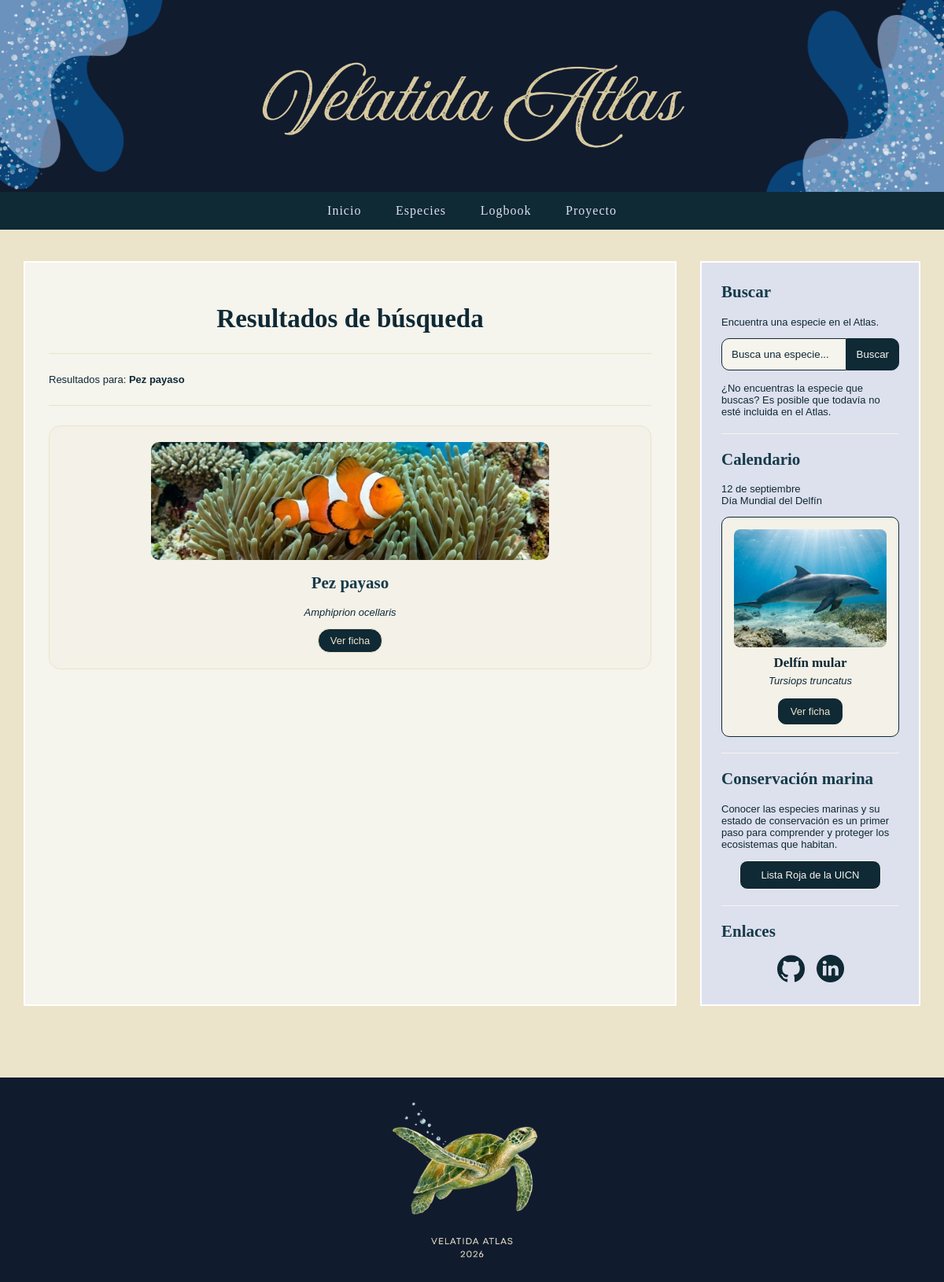
The app's page /busqueda.php?busqueda=Pez payaso with its own data.
### tables this page shows
CREATE TABLE Especies (
	id_especie VARCHAR(20) PRIMARY KEY,
	nombre_comun VARCHAR(100) NOT NULL,
	nombre_cientifico VARCHAR(100) NOT NULL,
	grupo VARCHAR(50) NOT NULL,
	familia VARCHAR(50),
	descripcion VARCHAR(200),
	tamano_min_cm INT,
	tamano_max_cm INT,
	dieta VARCHAR(50),
	venenoso BOOLEAN,
	habitat VARCHAR(100),
	zona_geografica VARCHAR(100),
	profundidad_min_m INT,
	profundidad_max_m INT,
	estado_conservacion VARCHAR(30),
	imagen_url VARCHAR(255)
);

### Web/busqueda.php (the view, shortened to what this page needs)
<?php
require_once 'includes/conexion.php';
$busqueda = $_GET['busqueda'] ?? '';
$busqueda = trim($busqueda);
if ($busqueda !== '') {
    $busqueda_sql = "%" . $busqueda . "%";
    $sql = "SELECT *
            FROM Especies
            WHERE nombre_comun LIKE ?
               OR nombre_cientifico LIKE ?
            ORDER BY nombre_comun";
    $stmt = $conexion->prepare($sql);
    $stmt->bind_param(
        "ss",
        $busqueda_sql,
        $busqueda_sql
    );
    $stmt->execute();
    $resultado = $stmt->get_result();
} else {
    $resultado = null;
}
?>
<!DOCTYPE html>
<html lang="es">
<head>
    <link rel="stylesheet" href="css/style.css">
</head>
<body>
    <header>
        <img src="images/banner-header.png" alt="Banner header">
    </header>
    <nav>
        <a href="index.php">Inicio</a>
        <a href="especies.php">Especies</a>
        <a href="logbook/logbook.php">Logbook</a>
        <a href="proyecto.php">Proyecto</a>
    </nav>
    <div class="contenedor">
        <main>
        <h1>Resultados de búsqueda</h1>
        <hr
            <?php if ($busqueda === '') { ?>
                <p>
                    Escribe el nombre de una especie para realizar una búsqueda.
                </p>
            <?php } else { ?>
                <p>
                    Resultados para:
                    <strong><?php echo htmlspecialchars($busqueda); ?></strong>
                <hr>
                <?php if ($resultado->num_rows === 0) { ?>
                    <p>
                        No se han encontrado especies que coincidan con tu búsqueda.
                    </p>
                <?php } else { ?>
                    <section class="resultados-busqueda">
                        <?php while ($especie = $resultado->fetch_assoc()) { ?>
                            <article class="tarjeta-especie">
                                <?php if (!empty($especie['imagen_url'])) { ?>
                                    <img
                                        src="<?php echo htmlspecialchars($especie['imagen_url']); ?>"
                                        alt="<?php echo htmlspecialchars($especie['nombre_comun']); ?>"
                                    >
                                <?php } ?>
                                <h2>
                                    <?php echo htmlspecialchars($especie['nombre_comun']); ?>
                                </h2>
                                <p>
                                    <em>
                                        <?php echo htmlspecialchars($especie['nombre_cientifico']); ?>
                                    </em>
                                </p>
                                <a
                                    class="boton-ver-ficha"
                                    href="ficha.php?id=<?php echo htmlspecialchars($especie['id_especie']); ?>"
                                >
                                    Ver ficha
                                </a>
                            </article>
                        <?php } ?>
                    </section>
                <?php } ?>
            <?php } ?>
        </main>
        <?php include 'includes/sidebar.php'; ?>
    </div>
    <hr>
    <footer>
        <img src="images/banner-footer.png" alt="Banner footer">
    </footer>
</body>
</html>

### Web/includes/sidebar.php (shortened to what this page needs)
<?php
require_once __DIR__ . '/conexion.php';
$ruta = '';
$sql_destacada = "SELECT id_especie, nombre_comun, nombre_cientifico, imagen_url
                  FROM Especies
                  WHERE id_especie = '0000005'";
$resultado_destacada = $conexion->query($sql_destacada);
$especie_destacada = $resultado_destacada->fetch_assoc();
?>
<aside>
    <section class="sidebar-bloque">
        <h2>Buscar</h2>
        <p>
            Encuentra una especie en el Atlas.
        </p>
    </section>
    <section class="buscador-lateral">
        <form action="<?php echo $ruta; ?>busqueda.php" method="get">
            <div class="form-buscador">
                <input
                    type="text"
                    name="busqueda"
                    placeholder="Busca una especie..."
                >
                <button type="submit">Buscar</button>
            </div>
        </form>
        <p class="mensaje-busqueda">
            ¿No encuentras la especie que buscas? Es posible que todavía no esté incluida en el Atlas.
        </p>
    </section>
    <hr>
    <section class="sidebar-bloque">
        <h2>Calendario</h2>
        <p>
            12 de septiembre <br>
            Día Mundial del Delfín
        </p>
        <?php if ($especie_destacada) { ?>
            <div class="especie-destacada">
                <img
                    src="<?php echo $ruta . $especie_destacada['imagen_url']; ?>"
                    alt="<?php echo htmlspecialchars($especie_destacada['nombre_comun']); ?>"
                >
                <h3>
                    <?php echo htmlspecialchars($especie_destacada['nombre_comun']); ?>
                </h3>
                <p>
                    <?php echo htmlspecialchars($especie_destacada['nombre_cientifico']); ?>
                </p>
                <a
                    class="boton-ver-ficha-destacada"
                    href="<?php echo $ruta; ?>ficha.php?id=<?php echo $especie_destacada['id_especie']; ?>"
                >
                    Ver ficha
                </a>
            </div>
        <?php } ?>
    </section>
    <hr>
    <section class="sidebar-bloque">
        <h2>Conservación marina</h2>
        <p>
            Conocer las especies marinas y su estado de conservación
            es un primer paso para comprender y proteger los ecosistemas que habitan.
        </p>
            <li>
                <a href="https://www.iucnredlist.org/es/" target="_blank" class="boton-conservacion">
                    Lista Roja de la UICN
                </a>
            </li>
    </section>
    <hr>
    <section class="sidebar-bloque">
        <h2>Enlaces</h2>
        <div class="redes-sociales">
            <li>
                <a href="https://github.com/velatida" target="_blank">
                    <img src="<?php echo $ruta; ?>images/icono-github.png" alt="GitHub">
                </a>
            </li>
            <li>
                <a href="https://linkedin.com/in/raquelparu" target="_blank">
                    <img src="<?php echo $ruta; ?>images/icono-linkedin.png" alt="LinkedIn">
                </a>
            </li>
        </div>
    </section>
</aside>

### Web/css/style.css (style rules this page uses)
* { box-sizing: border-box; }
body { margin: 0; background-color: #EBE3CA; color: #0f2935; font-family: 'Source Sans 3', sans-serif; font-size: 13px; }
h1 { font-family: 'Garamond', serif; font-size: 33px; }
h2 { font-family: 'Times New Roman', serif; font-size: 21px; }
h3 { font-family: 'Times New Roman', serif; font-size: 17px; }
header { background-color: #627FB3; }
header img { width: 100%; height: auto; display: block; }
nav { background-color: #0f2935; padding: 15px; text-align: center; }
nav a { color: #DDE0ED; text-decoration: none; margin: 0 20px; font-size: 16px; font-family: 'Georgia', serif; letter-spacing: 1px; }
.contenedor { display: flex; gap: 30px; max-width: 1200px; margin: 0 auto; padding: 40px 30px; }
main { flex: 1; background-color: #F5F4ED; border: 2px solid #ffffff; padding: 30px; }
main section { display: block; width: 100%; }
main h1 { text-align: center; }
main h2 { color: #163a4a; }
hr { border: none; border-top: 1px solid #EBE3CA; margin: 25px 0; }
.form-buscador { display: flex; width: 500px; margin: 5; padding: 5; }
.mensaje-busqueda { margin-top: 15px; }
.boton-ver-ficha { display: inline-block; padding: 7px 15px; border: 1px solid #EBE3CA; border-radius: 15px; background-color: #0f2935; color: #EBE3CA; text-decoration: none; }
.tarjeta-especie { text-align: center; padding: 20px; border: 1px solid #EBE3CA; border-radius: 15px; background-color: #f4f1e8; }
.tarjeta-especie img { display: block; width: 70%; height: 150px; object-fit: cover; border-radius: 10px; margin: 0 auto 15px; }
aside { width: 280px; background-color: #DDE0ED; border: 2px solid #ffffff; padding: 25px; }
aside h2 { margin-top: 0; color: #163a4a; }
aside hr { border: none; border-top: 1px solid #F5F4ED; margin: 20px 0; }
.sidebar-bloque li { list-style: none; }
.buscador-lateral .form-buscador { width: 100%; max-width: 100%; box-sizing: border-box; }
.buscador-lateral input { padding: 12px 12px; border: 1px solid #0f2935; border-radius: 10px 0 0 10px; background-color: #F5F4ED; color: #0f2935; min-width: 0; }
.buscador-lateral input::placeholder { color: #0f2935; }
.buscador-lateral button { padding: 12px 12px; border: 1px solid #0f2935; border-radius: 0 10px 10px 0; background-color: #0f2935; color: #F5F4ED; cursor: pointer; }
.redes-sociales { display: flex; justify-content: center; align-items: center; gap: 15px; }
.redes-sociales a { display: inline-block; padding: 0; border: none; background: none; border-radius: 0; width: auto; }
.redes-sociales img { display: block; width: 35px; height: 35px; object-fit: contain; }
.sidebar-bloque .boton-conservacion { display: block; width: 80%; margin: 0 auto; text-align: center; padding: 10px 10px; border: 1px solid #F5F4ED; border-radius: 10px; background-color: #0f2935; color: #F5F4ED; text-decoration: none; text-align: center; }
.especie-destacada { border: 1px solid #0f2935; border-radius: 10px; padding: 15px; text-align: center; background-color: #f4f1e8; }
.especie-destacada img { display: block; width: 100%; height: 150px; object-fit: cover; border-radius: 8px; margin-bottom: 10px; }
.especie-destacada h3 { margin: 5px 0; }
.especie-destacada p { margin: 5px 0 15px; font-style: italic; }
.boton-ver-ficha-destacada { display: inline-block; padding: 8px 15px; border: 1px solid #0f2935; border-radius: 10px; background-color: #0f2935; color: #EBE3CA; text-decoration: none; }
footer img { width: 100%; height: auto; display: block; }

### records on screen
especies: imagen_url (picture), nombre_comun "Pez payaso", nombre_cientifico "Amphiprion ocellaris"
especies: imagen_url (picture), nombre_comun "Delfín mular", nombre_cientifico "Tursiops truncatus"

### other values on screen
$busqueda "Pez payaso"
